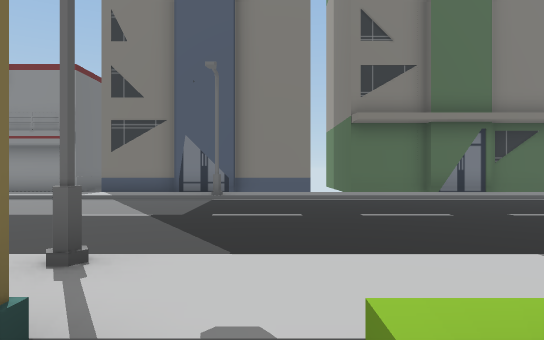
[1] (above)

24 first-person views from a walk through a Unity game level. The camera is 1.5 m above the floor, looks level and sees 70° across. The floor is counted in squares, 2 m on a side. Each view is taken from the middle of a square. On the plan, view 1 faces up. The plan holds only what a view shows up to about 12 squares ahead; the rest is blank. The place goes on beyond the plan. The player is left out.

[2]
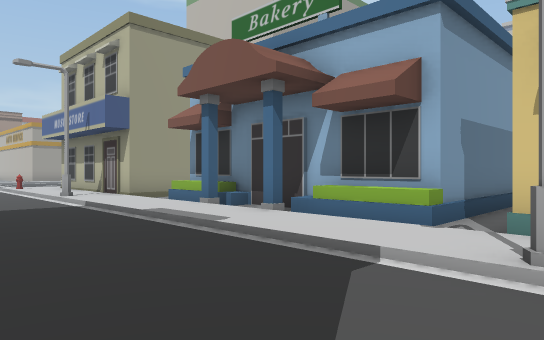

[3]
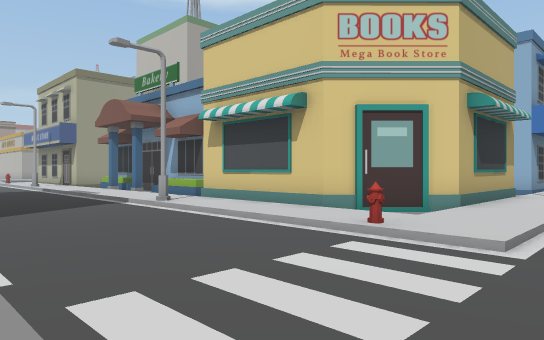

[4]
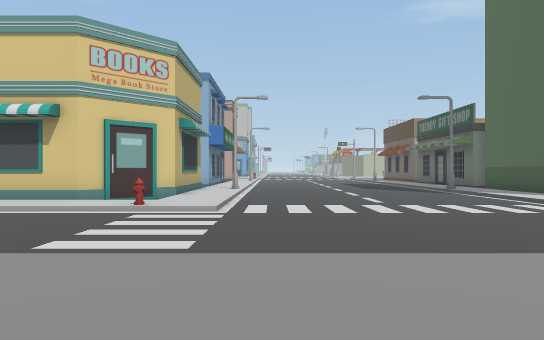

[5]
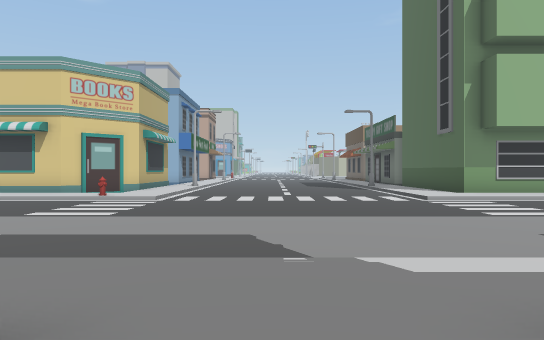

[6]
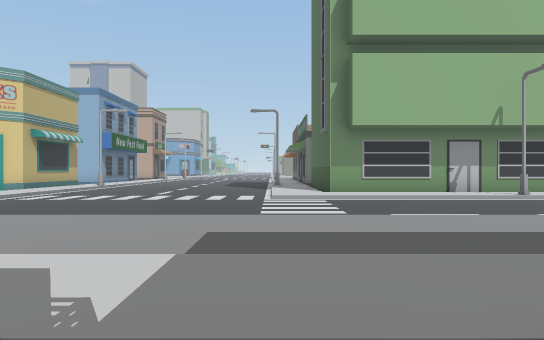

[7]
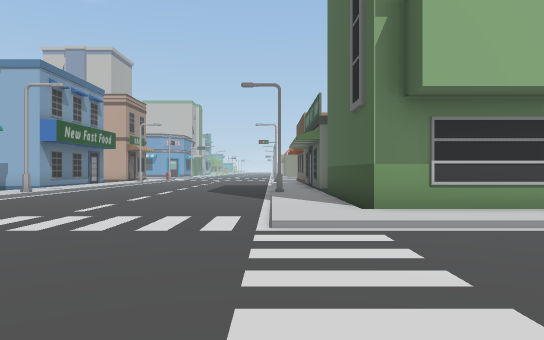

[8]
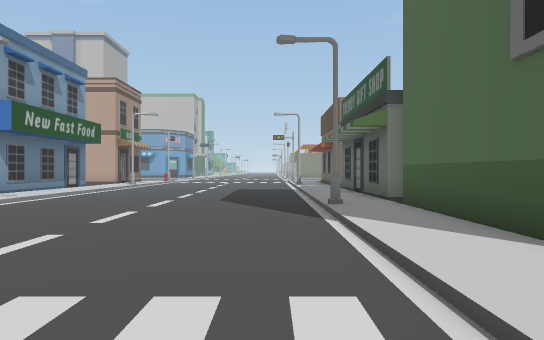

[9]
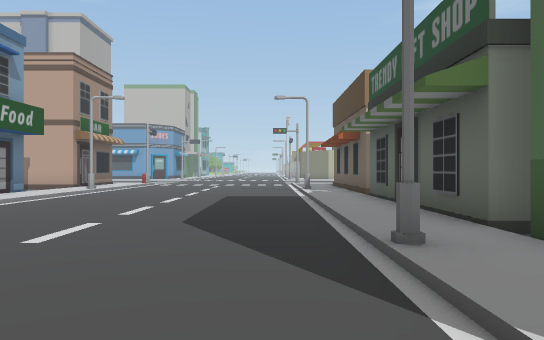

[10]
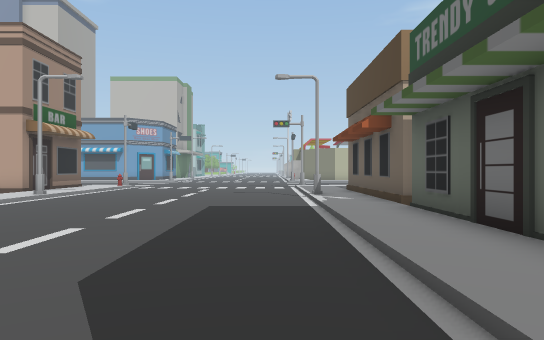

[11]
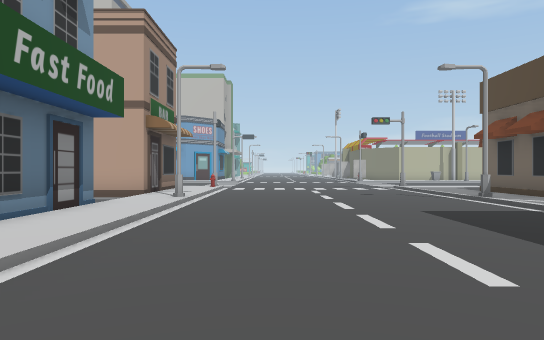

[12]
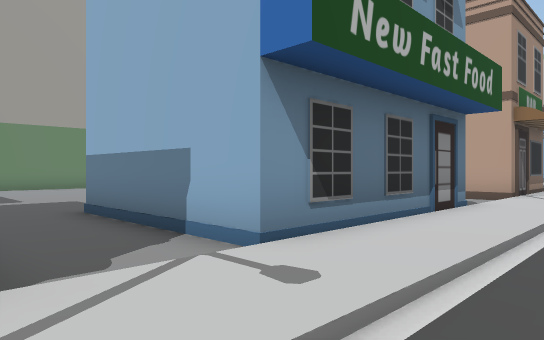

[13]
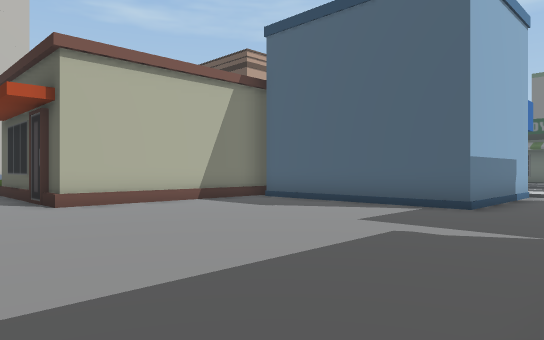

[14]
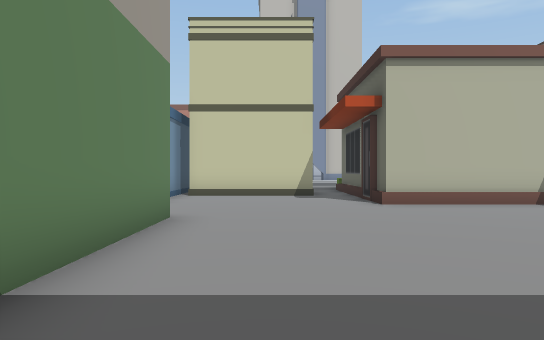

[15]
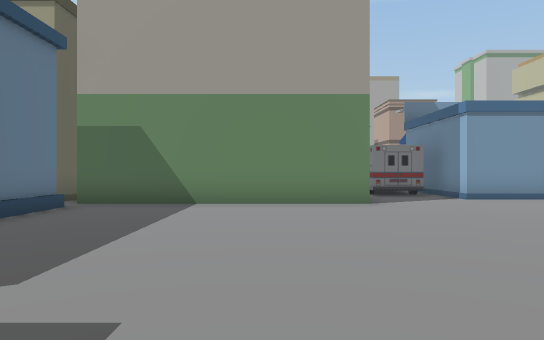

[16]
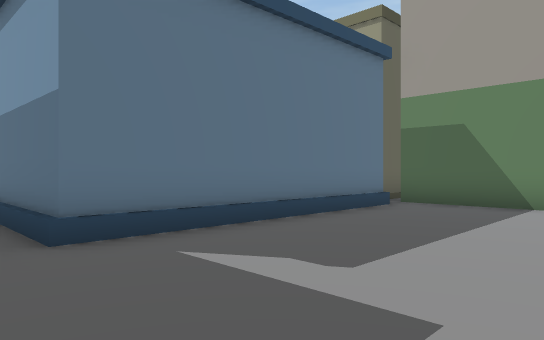

[17]
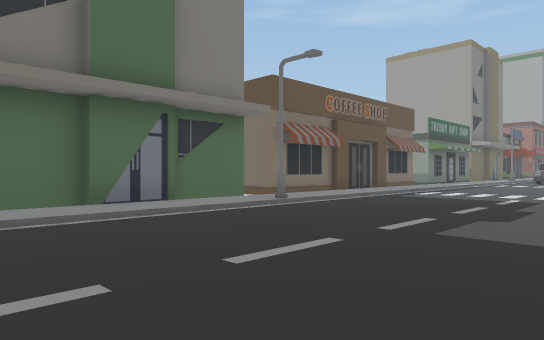

[18]
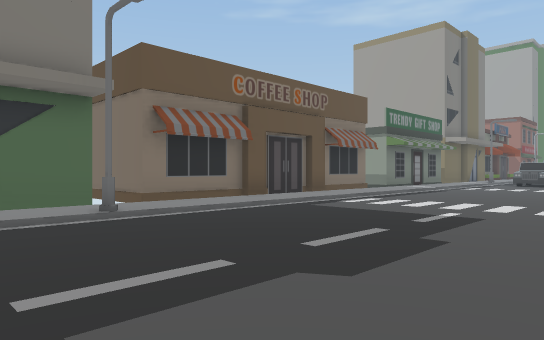

[19]
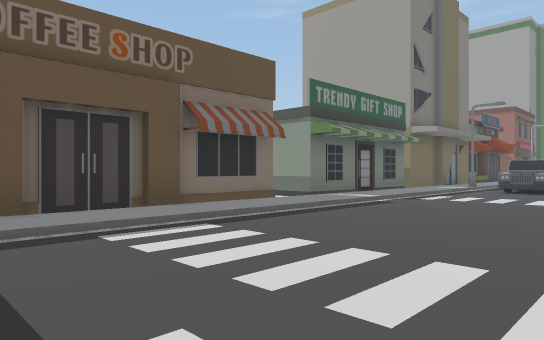

[20]
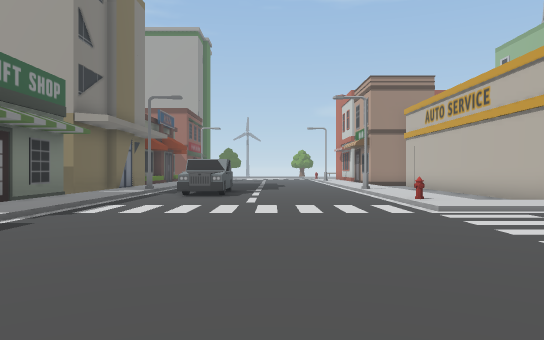

[21]
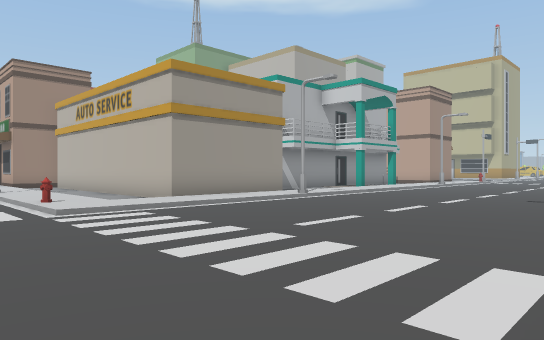

[22]
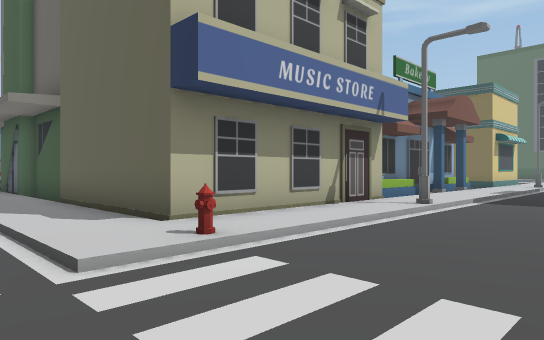

[23]
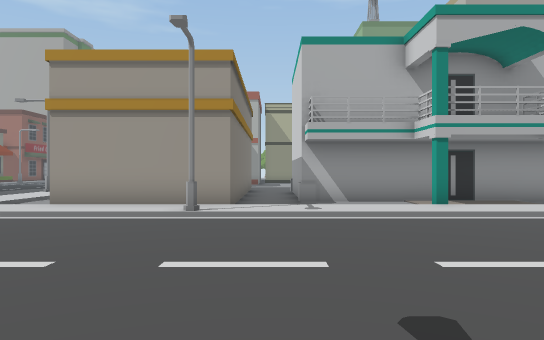

[24]
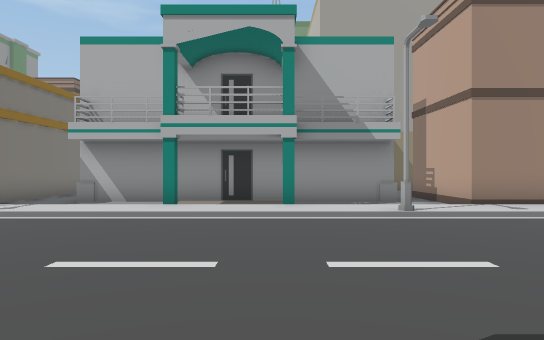

### Floor plan
Key: @ floor where view 1 was taken; # wall or solid block; . main floor; : floor 0.25 m higher than the main floor; / step, stairs or slope; B building; S streetlight; H hydrant; C car; O other object.
Columns run from 21 left of view 1 to 28 right of it. Each row starts with its distance up from view 1.
 13       .   .                    #                BB
 12                   BBB  BBBBBBBB#################BB
 11     ::::::::: :::::::::::::::::::::::::::::::::::
 10     ///////// //////S/////////S//////////////////
  9    .............................................C
  8   .............................................CCC
  7   ...............................................
  6  ................................................
  5 .................................................
  4 .................................................
  3 ///////......//H////S/////////S////H/......//H///
  2 ::::::/....../:::::::///::///:::::::/....../::::::
  1 BBBBB:/....../:.#####/  ..   ######:/....../:.....
  0     B:/....../:##    @BBBBBBB#    #:/....../:BBBB
 -1     B:/....../:#     /B           #:/....../:B
 -2     B:/....../:#     /B           #:/....../:B
 -3     B:/....../:#     /BBBBBBB##   #: ....../:B
 -4     B:S......S:#     ////////B    B:  .....S:BBBB
 -5     #:/....../:..............B    B:/ ...../: ...
 -6     #:/....../:..............B    B:  ...../: .##
 -7     #:/....../:BBBBB.........B    B   ...../: .#
 -8     #:/....../:B   B.........B    B   ...../: .#
 -9     #:/....../:B   B.........B        ...../:#.#
-10     #:/....../:B   B.........B        ...../:..#
-11     #:/....../:B   #...........OO   / ...../:#.#
-12     #:/....../:B   B...........OO     ...../: .#
-13     #:/....../:.   BBBBBB.....###     ...../: .#
-14     #:S......S:.        B.....#         ...S: .#
-15     #:/....../:##       B.....#          ../: ..
-16     #:/....../:#        B.BBBB#            /:####

Where each view was taken, in squares from view 1:
view 1: 0 up, 0 right, facing up
view 2: 6 up, 2 left, facing down-right
view 3: 7 up, 9 left, facing down-right
view 4: 10 up, 9 left, facing down
view 5: 13 up, 11 left, facing down
view 6: 13 up, 15 left, facing down
view 7: 8 up, 15 left, facing down
view 8: 4 up, 14 left, facing down
view 9: 0 up, 14 left, facing down
view 10: 3 down, 14 left, facing down
view 11: 4 down, 10 left, facing down
view 12: 4 down, 9 left, facing down-right
view 13: 4 down, 6 right, facing down-left
view 14: 4 down, 6 right, facing down
view 15: 8 down, 1 left, facing right
view 16: 8 down, 1 left, facing up-right
view 17: 4 up, 2 right, facing up-right
view 18: 4 up, 6 right, facing up-right
view 19: 5 up, 12 right, facing up-right
view 20: 6 up, 15 right, facing right
view 21: 5 up, 15 right, facing down-right
view 22: 6 up, 16 right, facing down-left
view 23: 5 down, 15 right, facing right
view 24: 11 down, 15 right, facing right
